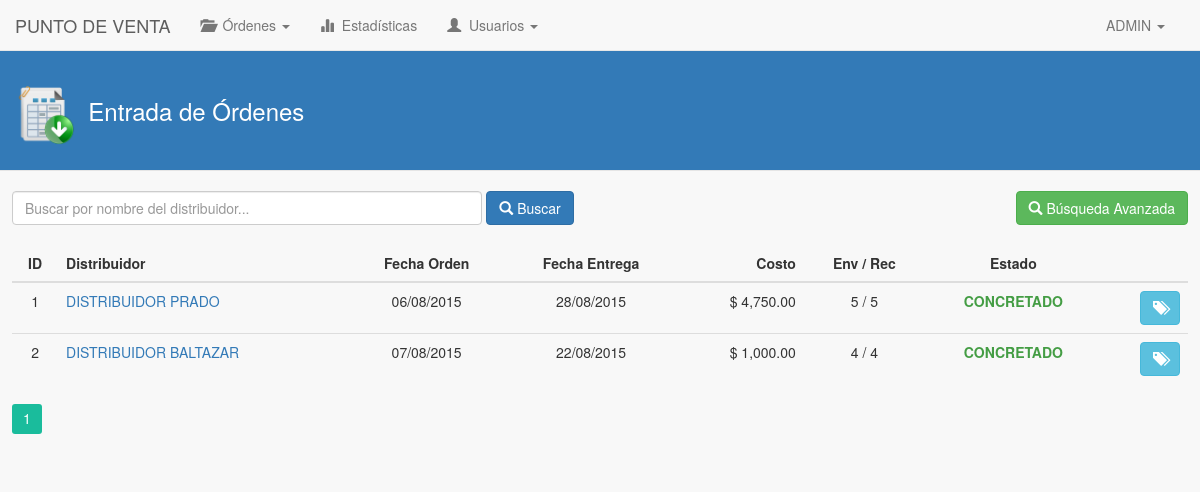
Page /puntoVenta/entradasOrdenes/index.php (signed in) on the committed database.
### tables this page shows
CREATE TABLE IF NOT EXISTS `usuario_punto_venta` (
  `id_usuario_pv` int(11) NOT NULL AUTO_INCREMENT,
  `nombre_usuario_pv` varchar(45) NOT NULL,
  `apellidos_usuario_pv` varchar(45) NOT NULL,
  `telefono_usuario_pv` varchar(45) NOT NULL,
  `direccion_usuario_pv` varchar(45) NOT NULL,
  `id_usuario_fk` int(11) NOT NULL,
  `id_punto_venta_fk` int(11) NOT NULL,
  PRIMARY KEY (`id_usuario_pv`),
  KEY `id_usuario_fk_idx` (`id_usuario_fk`),
  KEY `id_usuario_punto_venta_idx` (`id_punto_venta_fk`)
);

CREATE TABLE IF NOT EXISTS `ordenes_punto_venta` (
  `id_orden` int(11) NOT NULL AUTO_INCREMENT,
  `fecha_orden` date NOT NULL,
  `fecha_entrega_orden` date NOT NULL,
  `costo_orden` decimal(10,2) NOT NULL,
  `descripcion_orden` text,
  `descripcion_cancelacion` text,
  `descripcion_rechazo` text,
  `id_usuario_punto_venta_fk` int(11) NOT NULL,
  `id_distribuidor_fk` int(11) NOT NULL,
  `estado_orden` int(11) NOT NULL,
  PRIMARY KEY (`id_orden`),
  KEY `id_usuario_punto_venta_idx` (`id_usuario_punto_venta_fk`),
  KEY `id_distribuidor_fk_idx` (`id_distribuidor_fk`)
);

CREATE TABLE IF NOT EXISTS `empresa_distribuidores` (
  `id_distribuidor` int(11) NOT NULL AUTO_INCREMENT,
  `nombre_distribuidor` varchar(200) NOT NULL,
  `rfc_distribuidor` varchar(15) NOT NULL,
  `pais_distribuidor` varchar(100) NOT NULL,
  `estado_distribuidor` varchar(100) NOT NULL,
  `ciudad_distribuidor` varchar(100) NOT NULL,
  `cp_distribuidor` varchar(10) NOT NULL,
  `email_distribuidor` varchar(45) NOT NULL,
  `tel1_distribuidor` varchar(20) NOT NULL,
  `tel2_distribuidor` varchar(20) NOT NULL,
  `direccion_distribuidor` text NOT NULL,
  `id_usuario_que_registro` int(11) NOT NULL,
  `fecha_registro_dist` date NOT NULL,
  `fecha_modificacion_dist` date NOT NULL,
  `estado_d` int(1) NOT NULL DEFAULT '1',
  PRIMARY KEY (`id_distribuidor`)
);

CREATE TABLE IF NOT EXISTS `punto_venta_cajas_envio` (
  `id_punto_venta_cajas_envio` int(11) NOT NULL AUTO_INCREMENT,
  `id_envio_fk` int(11) NOT NULL,
  `epc_caja` varchar(24) NOT NULL,
  `id_camion_distribuidor_fk` int(11) NOT NULL,
  `enviado_dce` tinyint(1) NOT NULL,
  `recibido_dce` tinyint(1) NOT NULL,
  PRIMARY KEY (`id_punto_venta_cajas_envio`),
  KEY `punto_venta_cajas_envio_ibfk_1` (`id_envio_fk`),
  KEY `id_camion_distribuidor_fk` (`id_camion_distribuidor_fk`)
);

### puntoVenta/entradasOrdenes/index.php (the view, shortened to what this page needs)
<!DOCTYPE html>
<html>
	<head>
		<link rel="stylesheet" type="text/css" href="../../lib/bootstrap-3.3.5/css/bootstrap.min.css">
		<link rel='stylesheet' type='text/css' href='../../lib/pagination/css.css'/>
		<link rel="stylesheet" type="text/css" href="../../css/estilos.css">
	</head>
	<body>
		<?php
			include('../mod/navbar.php');
		?>
		<div class="contenido-general">
			<div class="modal-header">
				<h3 class="titulo-header">
					<h3 class="titulo-contenido">
						<img class="img-header" src="../../img/historial_entradas.png"> &nbsp;Entrada de Órdenes
					</h3>
				</h3>
			</div>
			<br>
			<div class="div-buscar">
				<div class="form-inline">
					<input type="text" class="form-control" name="inputBuscar" id="inputBuscar" placeholder="Buscar por nombre del distribuidor..." onkeyup="if(event.keyCode == 13) buscarOrdenes();" autofocus>
					<button class="btn btn-primary" id="btnBuscar" onclick="buscarOrdenes();"><i class="glyphicon glyphicon-search"></i> Buscar</button>
					<button class="btn btn-success" id="btnAvanzada" data-toggle="modal" data-target="#modalBusquedaAvanzada"><i class="glyphicon glyphicon-search"></i> Búsqueda Avanzada</button>
				</div>
			</div>
			<div class="contenido-general-2">
				<br>
				<div id="paginacion-resultados">
					<table class="table">
						<thead>
							<tr>
								<th class="centro">ID</th>
								<th>Distribuidor</th>
								<th class="centro">Fecha Orden</th>
								<th class="centro">Fecha Entrega</th>
								<th class="derecha">Costo</th>
								<th class="centro">Env / Rec</th>
								<th class="centro">Estado</th>
								<th></th>
							</tr>
						</thead>
						<tbody>
							<?php
								$consulta = "SELECT id_punto_venta_fk FROM usuario_punto_venta WHERE id_usuario_fk = ".$_SESSION['id_usuario'];
								$resultado = mysql_query($consulta);
								$row = mysql_fetch_array($resultado);
								$idUsuarioPvFK = $row['id_punto_venta_fk'];
								$cont = 0;
							    $consulta = "SELECT ords.id_orden, epqs.id_distribuidor, epqs.nombre_distribuidor, ords.fecha_orden, ords.fecha_entrega_orden, ords.costo_orden, ords.estado_orden FROM ordenes_punto_venta AS ords, empresa_distribuidores AS epqs WHERE ords.id_distribuidor_fk = epqs.id_distribuidor AND ords.id_usuario_punto_venta_fk = $idUsuarioPvFK";
								$resultado = mysql_query($consulta);
								while($row = mysql_fetch_array($resultado)){
									$consulta4 = "SELECT id_envio FROM envios_distribuidor WHERE id_orden_dist_fk = ".$row['id_orden']." LIMIT 1";
									$resultado4 = mysql_query($consulta4);
									while($row4 = mysql_fetch_array($resultado4)){
										$idEnvioFk = $row4['id_envio'];
										$consulta2 = "SELECT epc_caja FROM punto_venta_cajas_envio WHERE recibido_dce = 1 AND id_envio_fk = $idEnvioFk LIMIT 1";
										$resultado2 = mysql_query($consulta2);
										while($row2 = mysql_fetch_array($resultado2)){
											$consulta3 = "SELECT COUNT(epc_caja) AS total_enviados FROM punto_venta_cajas_envio WHERE enviado_dce = 1 AND id_envio_fk = $idEnvioFk";
											$resultado3 = mysql_query($consulta3);
											$row3 = mysql_fetch_array($resultado3);
											$totalEnviados = $row3['total_enviados'];
											$consulta3 = "SELECT COUNT(epc_caja) AS total_recibidos FROM punto_venta_cajas_envio WHERE recibido_dce = 1 AND id_envio_fk = $idEnvioFk";
											$resultado3 = mysql_query($consulta3);
											$row3 = mysql_fetch_array($resultado3);
											$totalRecibidos = $row3['total_recibidos']; ?>
											<tr>
												<td class="centro"><?php echo $row['id_orden']; ?></td>
								          		<td>
								          			<?php
								          				$idDistribuidor = $row['id_distribuidor'];
								          				$consulta2 = "SELECT * FROM empresa_distribuidores WHERE id_distribuidor = $idDistribuidor";
								          				$resultado2 = mysql_query($consulta2);
								          				$row2 = mysql_fetch_array($resultado2);
								          			?>
								          			<a href="#" class="popover-distribuidor"
								          				tabindex="0"
								          				data-toggle="popover"
								          				data-placement="right"
								          				data-trigger="focus"
								          				data-container="body"
								          				data-html="true"
								          				title="<center><strong><?php echo $row2['nombre_distribuidor']; ?></strong></center>"
								          				data-content="<table class='table'>
								          								<tr>
								          									<td><strong>RFC: </strong></td>
								          									<td><?php echo $row2['rfc_distribuidor']; ?></td>
								          								</tr>
								          								<tr>
								          									<td><strong>Ciudad: </strong></td>
								          									<td><?php echo $row2['ciudad_distribuidor']; ?></td>
								          								</tr>
								          								<tr>
								          									<td><strong>Dirección: </strong></td>
								          									<td><?php echo $row2['direccion_distribuidor']; ?></td>
								          								</tr>
								          								<tr>
								          									<td><strong>Teléfono(s): </strong></td>
								          									<td><?php echo $row2['tel1_distribuidor'].' / '.$row2['tel2_distribuidor']; ?></td>
								          								</tr>
								          								<tr>
								          									<td><strong>Email: </strong></td>
								          									<td><?php echo $row2['email_distribuidor']; ?></td>
								          								</tr>
								          							  <table>">
								          				<?php echo $row['nombre_distribuidor']; ?>
								          			</a>
								          		</td>
								          		<td class="centro"><?php echo date('d/m/Y', strtotime($row['fecha_orden'])); ?></td>
								          		<td class="centro"><?php echo date('d/m/Y', strtotime($row['fecha_entrega_orden'])); ?></td>
								          		<td class="derecha"><?php echo "$ ".number_format($row['costo_orden'], 2, '.', ','); ?></td>
								          		<td class="centro"><?php echo $totalEnviados." / ".$totalRecibidos; ?></td>
								          		<?php
							          				$estado = $row['estado_orden'];
							          				switch($estado) {
							          					case '4': echo "<td class='centro concretado'>CONCRETADO</td>"; break;
							          				}
							          			?>
								          		<td class="derecha">
								          			<button class="btn btn-info" id="btn-detalles" onClick="mostrarDetalles(<?php echo $row['id_orden']; ?>, <?php echo $idEnvioFk; ?>)" data-toggle="tooltip" title="Ver detalles epcs"><i class="glyphicon glyphicon-tags"></i></button>
									        	</td>
								    	    </tr>
										<?php
											$cont++;
										}
									}
								}
							?>
						</tbody>
					</table>
					<?php if($cont > 0){ ?>
						<div class="my-navigation" style="margin: 0px auto;">
							<div class="simple-pagination-page-numbers"></div>
							<br><br><br>
						</div>
					<?php } else{ ?>
						<div class="alert alert-info" role="alert" style="text-align: center;">
							<strong>Sin resultados...</strong> No hay entradas registradas.
						</div>
					<?php } ?>
				</div>
			</div>
		</div>
	</body>
</html>

### puntoVenta/mod/navbar.php (shortened to what this page needs)
<?php
	$consulta = "SELECT nombre_usuario_pv FROM usuario_punto_venta WHERE id_usuario_fk = ".$_SESSION['id_usuario'];
	$resultado = mysql_query($consulta);
	$row = mysql_fetch_array($resultado);
	$nombreUsuario = $row['nombre_usuario_pv'];
?>
<nav class="navbar navbar-default navbar-fixed-top" role="navigation">
	<div class="container-fluid">
		<div class="navbar-header">
			<a href="../" class="navbar-brand">PUNTO DE VENTA</a>
		</div>
	  	<div class="collapse navbar-collapse" id="navbar-collapse-01">
	  		<ul class="nav navbar-nav">
				<li class="dropdown">
					<a href="#" class="dropdown-toggle" data-toggle="dropdown" role="button" aria-expanded="false"><span class="glyphicon glyphicon-folder-open"></span> &nbsp;Órdenes <span class="caret"></span></a>
				</li>
				<li><a href="../estadisticas/"><span class="glyphicon glyphicon-stats"></span> &nbsp;Estadísticas</a></li>
				<?php
					if($_SESSION['nivel_socio'] == 1){ ?>
						<li class="dropdown">
	  						<a href="#" class="dropdown-toggle" data-toggle="dropdown" role="button" aria-expanded="false"><span class="glyphicon glyphicon-user"></span> &nbsp;Usuarios <span class="caret"></span></a>
						</li>
					<?php }
				?>
	    	</ul>
	    	<ul class="nav navbar-nav navbar-right">
		        <li class="dropdown">
		          	<a href="#" class="dropdown-toggle" data-toggle="dropdown" role="button" aria-expanded="false"><span class="fui-user"></span> &nbsp;<?php echo $nombreUsuario; ?> <span class="caret"></span></a>
		        </li>
		    </ul>
	  	</div>
	</div>
</nav>

### css/estilos.css (style rules this page uses)
body { background-color: #F8F8F8; }
h3.titulo-header { color: #ffffff; }
h3.titulo-contenido { color: #ffffff; }
.modal-header { background-color: #337ab7; }
.img-header { width: 60px; }
.centro { text-align: center; }
.derecha { text-align: right; }
.navbar-right { margin-right: 5px; }
.contenido-general { background-color: #F8F8F8; margin: 0px auto; margin-top: 50px; width: 100%; }
.contenido-general-2 { margin: 0px auto; width: 98%; }
.div-buscar { margin: 0px auto; width: 98%; }
a { color: #337ab7; }
.concretado { color: #449d44; font-weight: bold; }
#btnAvanzada, #btnAgregarProducto, #btnAgregarCamion, #btnRegistrarUsuario { float: right; }
#inputBuscar { width: 40%; }

### rows in the picture
usuario_punto_venta: nombre_usuario_pv "ADMIN"
ordenes_punto_venta: id_orden "1", fecha_orden "06/08/2015", fecha_entrega_orden "28/08/2015", costo_orden "4,750.00"
punto_venta_cajas_envio: totalEnviados "5", totalRecibidos "5"
empresa_distribuidores: nombre_distribuidor "DISTRIBUIDOR PRADO"
ordenes_punto_venta: id_orden "2", fecha_orden "07/08/2015", fecha_entrega_orden "22/08/2015", costo_orden "1,000.00"
punto_venta_cajas_envio: totalEnviados "4", totalRecibidos "4"
empresa_distribuidores: nombre_distribuidor "DISTRIBUIDOR BALTAZAR"
